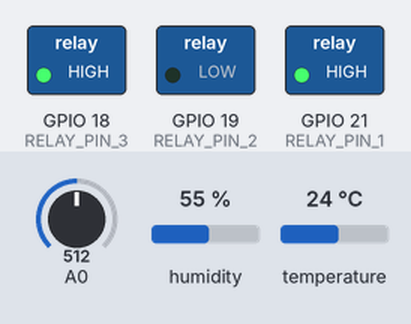
Simulated run of this sketch. Board: ESP8266 (NodeMCU). Shown: switched loads named in the sketch (green lamp = pin HIGH). The test bench sets the inputs (shaded band); at power-on: temperature 24 °C, humidity 55 %, A0 = 512. WiFi joins after 1.5 s; servers stay silent unless stated; what the sketch prints to the serial monitor is not drawn.

Above: at 3.7 s.
3.8 s: temperature set to 27.6 °C
16.1 s: temperature set to 28.6 °C
At 21.8 s:
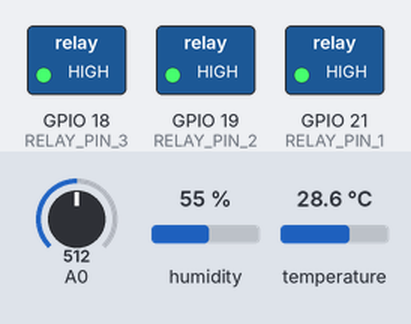
53.9 s: humidity set to 74 %
At 54.4 s:
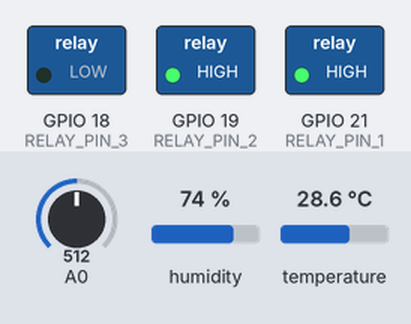
58.4 s: humidity set to 71 %
At 66.3 s:
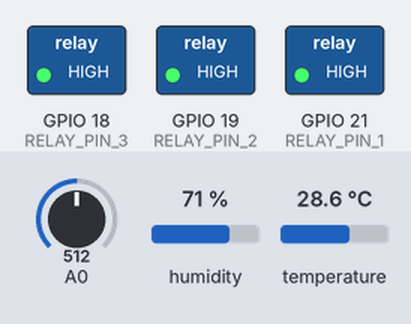
Timing chart, 0 to 70.5 s (numbered marks = the images above; inputs shaded):
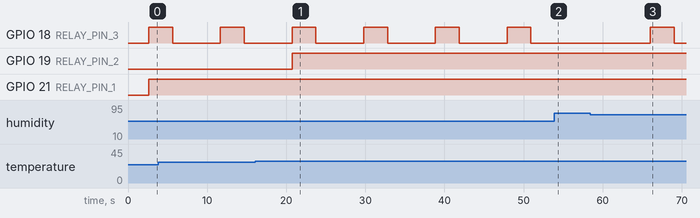

Measured:
- the behaviour switches between 28 and 28.1 °C on temperature (found by bisection; images 0 and 1)
- the behaviour switches between 73 and 72 % on humidity (found by bisection; images 2 and 3)
- after the input at 16.1 s, GPIO 19 (RELAY_PIN_2): LOW → HIGH after 4.6 s
- after the input at 53.9 s, GPIO 18 (RELAY_PIN_3): stays LOW (without the input it goes to HIGH after 3.1 s)
- after the input at 58.4 s, GPIO 18 (RELAY_PIN_3): LOW → HIGH after 7.6 s, → LOW 3.0 s later
- by itself, GPIO 18 (RELAY_PIN_3): alternates HIGH for 3.0 s and LOW for 6.1 s

The sketch:

maiza.ino
```cpp
#include <CTBot.h>
#include <WiFi.h>
#include <WiFiClient.h>
#include <FirebaseESP32.h>
#include <DHT.h>         // dht11 temperature and humidity sensor library
#define FIREBASE_HOST "https://takhir-f0aab-default-rtdb.asia-southeast1.firebasedatabase.app"  // the project name address from firebase id
#define FIREBASE_AUTH "RTkUcK4D5dc6JK6rTb3naQtry8BOpPJIo5haZmoS"  // the secret key generated from firebase
String token = "5433035702:AAE5xMBqITaPaFnFAEPnWcaB126uOICORSg";
const int id = 941386715;
#define WIFI_SSID "Nooderlicht bawah"
#define WIFI_PASSWORD "noorderlicht"
//#define WIFI_SSID "H"
//#define WIFI_PASSWORD "Bandung39"
#define Photoresistor 36
#define DHTPIN 5                // what digital pin we're connected to
#define DHTTYPE DHT21              // select dht type as DHT 11 or DHT22
#define RELAY_PIN_1 21             // lampu
#define RELAY_PIN_2 19             // kipas
#define RELAY_PIN_3 18             // humidifier
#define ANALOG_THRESHOLD  3000     // batas cahaya
#define KELEMBABAN_THRESHOLD 72  // batas pelembab
#define KELEMBABAN_THRESHOLD_TELE 72
#define SUHU_THRESHOLD 28          // batas suhu
#define SUHU_THRESHOLD_TELE 27

CTBot myBot;
DHT dht(DHTPIN, DHTTYPE);
FirebaseData fbdo;

void setup() {
  Serial.begin(9600);
  delay(1000);
  WiFi.begin(WIFI_SSID, WIFI_PASSWORD);
  Serial.print("Connecting to ");
  Serial.print(WIFI_SSID);
  while (WiFi.status() != WL_CONNECTED) {
    Serial.print(".");
    delay(500);
  }
  Serial.println();
  Serial.print("Connected to ");
  Serial.println(WIFI_SSID);
  Serial.print("IP Address is : ");
  Serial.println(WiFi.localIP());                  //print local IP address
  Firebase.begin(FIREBASE_HOST, FIREBASE_AUTH);     // connect to firebase
  dht.begin();                            //Start reading dht sensor
  pinMode(RELAY_PIN_1, OUTPUT);
  pinMode(RELAY_PIN_2, OUTPUT);
  pinMode(RELAY_PIN_3, OUTPUT);

  //koneksi ke wifi
  myBot.wifiConnect(WIFI_SSID, WIFI_PASSWORD);
  //set token
  myBot.setTelegramToken(token);

  //cek koneksi
  if(myBot.testConnection())
  Serial.println("Connection successful");
  else
  Serial.println("Connection failed");
}
void loop() {
  //baca pesan masuk dari telegram
  TBMessage msg;
  if(myBot.getNewMessage(msg))
  {
    //tampilan di serial monitor
    Serial.println("Pesan Masuk : " + msg.text);
  }
float t = dht.readTemperature();
  if (t > SUHU_THRESHOLD)
    digitalWrite(RELAY_PIN_2, HIGH); // turn on Relay
  else
    digitalWrite(RELAY_PIN_2, LOW);

 if (t > 28.00) {
//    Serial.println("Suhu");
    String temp = "Air temperature above 28°C";
//    temp += int(SUHU_THRESHOLD_TELE);
//    temp += " °C\n";
    myBot.sendMessage(id, temp, "");
 }

  int analogValue = analogRead(Photoresistor);
  if (analogValue < ANALOG_THRESHOLD)
    digitalWrite(RELAY_PIN_1, HIGH); // turn on Relay
  else
    digitalWrite(RELAY_PIN_1, LOW);

  float h = dht.readHumidity();
  if (h > KELEMBABAN_THRESHOLD)
    digitalWrite(RELAY_PIN_3, LOW); // turn on Relay
  else
    digitalWrite(RELAY_PIN_3, HIGH);
    delay(3000);
    digitalWrite(RELAY_PIN_3, LOW);
    delay(500);

  if (h < 72.00) {
//    Serial.println("Kelembaban");
    String temp = "Air humidity below 72%";
//    temp += int(KELEMBABAN_THRESHOLD_TELE);
//    temp += " RH\n";
    myBot.sendMessage(id, temp, "");
 }

  if (isnan(h) || isnan(t)) {
    Serial.println("Failed to read from DHT sensor!");
    return;
  }

  Serial.print("AnalogLDR: ");
  Serial.print(analogValue);
  Serial.print(" ");
  Serial.print("Temperature: ");
  Serial.print(t);
  Serial.print("°C  ");
  Serial.print("Humidity: ");
  Serial.print(h);
  Serial.println("%  ");

  Firebase.setFloat( fbdo,"greenhouse/Temperature", t);

  Firebase.setFloat ( fbdo,"greenhouse/Humidity", h);

  Firebase.setInt ( fbdo,"greenhouse/AnalogLDR", analogValue);


//  delay(57500);
  delay(5000);
}
```
